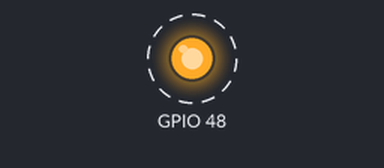
Recording of a program running on a simulated ESP32-S3. Parts: output pins drawn as LEDs (lit = HIGH). Dashed ring = blinking. The ROS host is connected and sends only what is stated; what the program prints to the serial monitor is not drawn.

Above: at 0.5 s.
Timing chart, 0 to 4.6 s (numbered marks = the images above):
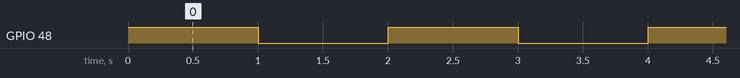

The program:

main.cpp
```cpp
#include <Arduino.h>

#include <micro_ros_platformio.h>
#include <stdio.h>
#include <rcl/rcl.h>
#include <rcl/error_handling.h>
#include <rclc/rclc.h>
#include <rclc/executor.h>
#include <geometry_msgs/msg/vector3.h> // ros_msgs

// Multicore esp32 test.
// One core runs micro_ros the other core blinks builtin LED.
// There is a micro_ros vector3 listener

rcl_subscription_t subscriber;
geometry_msgs__msg__Vector3 msg;
rclc_executor_t executor;
rcl_allocator_t allocator;
rclc_support_t support;
rcl_node_t node;

// Core definitions (assuming you have dual-core ESP32)
static const BaseType_t pro_cpu = 0; // wifi_core
static const BaseType_t app_cpu = 1;

#if !defined(ESP32) && !defined(TARGET_PORTENTA_H7_M7) && !defined(ARDUINO_NANO_RP2040_CONNECT)
#error This example is only avaible for Arduino Portenta, Arduino Nano RP2040 Connect and ESP32 Dev module
#endif

#define RCCHECK(fn)                  \
	{                                \
		rcl_ret_t temp_rc = fn;      \
		if ((temp_rc != RCL_RET_OK)) \
		{                            \
			error_loop();            \
		}                            \
	}
#define RCSOFTCHECK(fn)              \
	{                                \
		rcl_ret_t temp_rc = fn;      \
		if ((temp_rc != RCL_RET_OK)) \
		{                            \
		}                            \
	}

#define I2C_SDA 1
#define I2C_SCL 2

// Debug macro
#define debug(x) Serial.print(x)
#define debug_ln(x) Serial.println(x)

IPAddress agent_ip(192, 168, 163, 93);
size_t agent_port = 8888;
char ssid[] = "*****";
char psk[] = "*****";

void error_loop()
{
	while (1)
	{
		digitalWrite(BUILTIN_LED, !digitalRead(BUILTIN_LED));
		delay(100);
	}
}

void subscription_callback(const void *msgin)
{
	const geometry_msgs__msg__Vector3 *msg = (const geometry_msgs__msg__Vector3 *)msgin;
	Serial.println("Recived message");
	Serial.println(msg->x);
	Serial.println(msg->y);
	Serial.println(msg->z);

	//   digitalWrite(BUILTIN_LED, (msg->linear.x == 0) ? LOW : HIGH);
}

void doTask0(void *parameters)
{
	while (1)
	{
		RCCHECK(rclc_executor_spin(&executor));
	}
}

void doTask1(void *parameters)
{
	while (1)
	{
		debug_ln("Toggling led!");
		digitalWrite(BUILTIN_LED, HIGH);
    	vTaskDelay(1000 / portTICK_PERIOD_MS);
		debug_ln("Toggling led!");
		digitalWrite(BUILTIN_LED, LOW);
    	vTaskDelay(1000 / portTICK_PERIOD_MS);
	}
}

void setup()
{
	Serial.begin(115200);
	set_microros_wifi_transports(ssid, psk, agent_ip, agent_port);
	pinMode(BUILTIN_LED, OUTPUT);
	digitalWrite(BUILTIN_LED, HIGH);

	allocator = rcl_get_default_allocator();

	// create init_options
	RCCHECK(rclc_support_init(&support, 0, NULL, &allocator));

	// create node
	RCCHECK(rclc_node_init_default(&node, "micro_ros_arduino_node", "", &support));

	// create subscriber
	RCCHECK(rclc_subscription_init_best_effort(
		&subscriber,
		&node,
		ROSIDL_GET_MSG_TYPE_SUPPORT(geometry_msgs, msg, Vector3),
		"micro_ros_arduino_Vector3_subscriber"));

	// create executor
	RCCHECK(rclc_executor_init(&executor, &support.context, 1, &allocator));
	RCCHECK(rclc_executor_add_subscription(&executor, &subscriber, &msg, &subscription_callback, ON_NEW_DATA));
	Serial.println("Finish setup");

	xTaskCreatePinnedToCore(doTask0,
							"Task 0",
							237680,
							NULL,
							1,
							NULL,
							pro_cpu);

	// Start Task 1 (in Core 1)
	xTaskCreatePinnedToCore(doTask1,
							"Task 1",
							6000,
							NULL,
							1,
							NULL,
							app_cpu);

	// Delete loop
	Serial.println("Finished set up");
	vTaskDelete(NULL);
}

void loop()
{

}
```

Measured:
- by itself, GPIO 48: alternates HIGH for 1.0 s and LOW for 1.0 s
